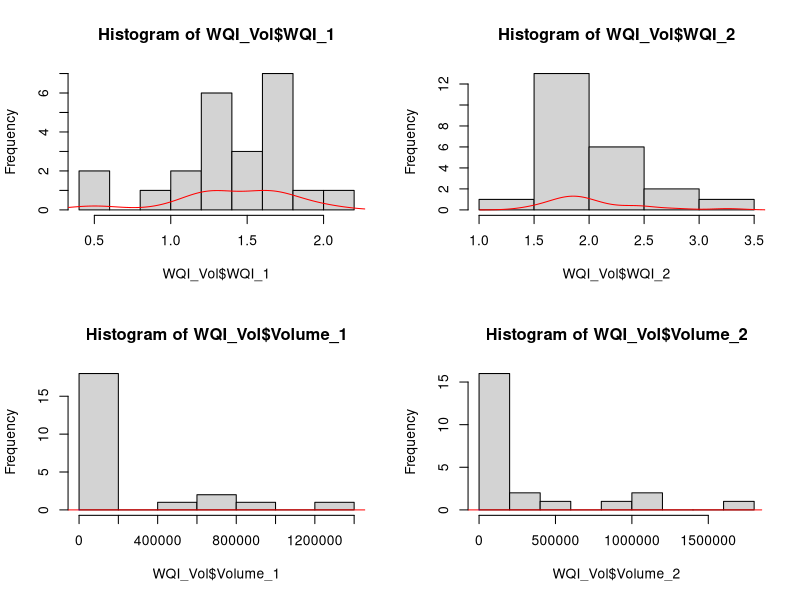
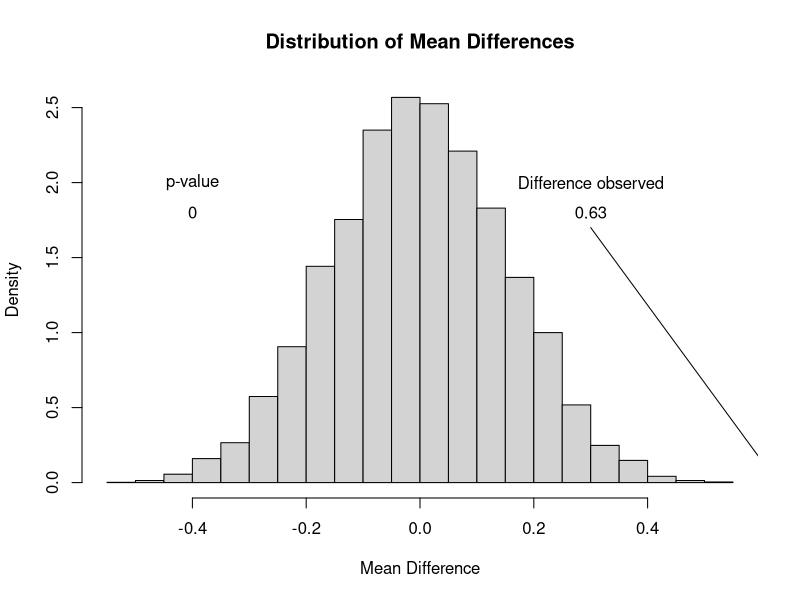
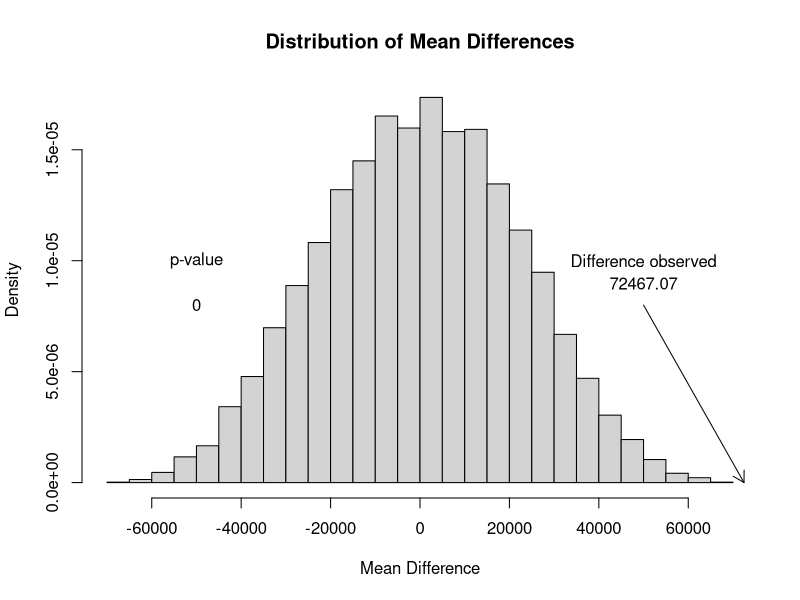

These charts were generated, in order, by the following R code:
#load in packages
library(ggplot2)
library(tidyverse)
library(coin)
library(MASS)
library(here)

#upload data
WQI_Vol <- read.csv(here("WQI_Volume_Data.csv"))
summary(WQI_Vol)

#evaluate distributions of WQI and volume
par(mfrow=c(2,2))
hist(WQI_Vol$WQI_1)
lines(density(WQI_Vol$WQI_1), col="red")
lines(seq(10, 40, by=.5), dnorm(seq(10, 40, by=.5),
                                mean(WQI_Vol$WQI_1), sd(WQI_Vol$WQI_1)), col="blue")
hist(WQI_Vol$WQI_2)
lines(density(WQI_Vol$WQI_2), col="red")
lines(seq(10, 40, by=.5), dnorm(seq(10, 40, by=.5),
                                mean(WQI_Vol$WQI_2), sd(WQI_Vol$WQI_2)), col="blue")
hist(WQI_Vol$Volume_1)
lines(density(WQI_Vol$Volume_1), col="red")
lines(seq(10, 40, by=.5), dnorm(seq(10, 40, by=.5),
                                mean(WQI_Vol$Volume_1), sd(WQI_Vol$Volume_1)), col="blue")
hist(WQI_Vol$Volume_2)
lines(density(WQI_Vol$Volume_2), col="red")
lines(seq(10, 40, by=.5), dnorm(seq(10, 40, by=.5),
                                mean(WQI_Vol$Volume_2), sd(WQI_Vol$Volume_2)), col="blue")

#not normally distributed and small sample size
#perform paired Wilcoxon ranked test of WQI scores and volume
wilcox.test(WQI_Vol$WQI_1, WQI_Vol$WQI_2, paired=TRUE)
wilcox.test(WQI_Vol$Volume_1,WQI_Vol$Volume_2,paired = TRUE)

#manual permutation
WQI_diff_obs <- mean(WQI_Vol$WQI_1) - mean(WQI_Vol$WQI_2)
WQI_difference <- WQI_Vol$WQI_1 - WQI_Vol$WQI_2  #Use that order to keep most diff. positive

nreps <- 10000
set.seed(1086)
resampMeanDiff <- numeric(nreps)
for (i in 1:nreps) {
  signs <- sample( c(1,-1),length(WQI_difference), replace = T)
  resamp <- WQI_difference * signs
  resampMeanDiff[i] <- mean(resamp)
}
WQI_diff_obs <- abs(WQI_diff_obs)
highprob <- length(resampMeanDiff[resampMeanDiff >= WQI_diff_obs])/nreps
lowprob <- length(WQI_Vol$resampMeanDiff[WQI_Vol$resampMeanDiff <= (-1)*WQI_Vol$WQI_diff_obs])/nreps
prob2tailed <- lowprob + highprob
cat("The probability from the sampling statistics is = ",prob2tailed,'\n')

par(mfrow=c(1,1))
hist(resampMeanDiff, breaks = 30, main = "Distribution of Mean Differences",
     xlab = "Mean Difference", freq = FALSE)
text(0.3,2,"Difference observed")
text(0.3,1.8,round(WQI_diff_obs,2))
arrows(0.3, 1.7, WQI_diff_obs, 0, length = .125)
text(-0.4,2,"p-value")
text(-0.4,1.8, prob2tailed)

# Compare to Student's t
tvalue <- t.test(WQI_Vol$WQI_1, WQI_Vol$WQI_2, paired = T)$statistic

cat("The t value from a standard matched-pairs t test is= ",tvalue, '\n')

#another way to do this online I found
nreps <- 99999
WQI_difference <- WQI_Vol$WQI_1- WQI_Vol$WQI_2
m0 <- mean(WQI_difference)

# perform a one-sample randomization test on WQI difference (d)
# for the null hypothesis H0: mu_d = 0   vs H1 mu_d != 0  (i.e. two tailed)
# here the test statistic is the mean
rndmdist <- replicate(nreps,mean((rbinom(length(WQI_difference),1,.5)*2-1)*WQI_difference))

# two tailed p-value:
sum( abs(rndmdist) >= abs(m0))/length(rndmdist)


#using built-in package code from coin
##oneway_test(WQI_2 ~ WQI_1 | pairs, WQI_Vol, distribution=approximate(nreps=9999))

#error: issue with data structure perhaps?
#Upload data with period grouping variable
##WQI_Vol_Grouped <- read.csv(here("WQI_Volume_Data_Grouped.csv"))
##oneway_test(WQI ~ Period | pairs, WQI_Vol_Grouped, distribution=approximate(nreps=9999))

#not sure how to resolve issue
#try a different function
library(exactRankTests)          # for perm.test()
DV <- c(WQI_Vol$WQI_1,WQI_Vol$WQI_2)
IV<- factor(rep(c("low","high"), c(length(WQI_Vol$WQI_1),length(WQI_Vol$WQI_2))))
perm.test(DV ~ IV, paired=TRUE, alternative="two.sided", exact=TRUE)$p.value


#repeat for volume
#manual permutation
Vol_diff_obs <- mean(WQI_Vol$Volume_1) - mean(WQI_Vol$Volume_2)
Vol_difference <- WQI_Vol$Volume_1 - WQI_Vol$Volume_2  #Use that order to keep most diff. positive

nreps <- 10000
set.seed(1086)
resampMeanDiff2 <- numeric(nreps)
for (i in 1:nreps) {
  signs <- sample( c(1,-1),length(Vol_difference), replace = T)
  resamp <- Vol_difference * signs
  resampMeanDiff2[i] <- mean(resamp)
}
Vol_diff_obs <- abs(Vol_diff_obs)
highprob <- length(resampMeanDiff2[resampMeanDiff2 >= Vol_diff_obs])/nreps
lowprob <- length(WQI_Vol$resampMeanDiff2[WQI_Vol$resampMeanDiff2 <= (-1)*WQI_Vol$Vol_diff_obs])/nreps
prob2tailed <- lowprob + highprob
cat("The probability from the sampling statistics is = ",prob2tailed,'\n')

hist(resampMeanDiff2, breaks = 30, main = "Distribution of Mean Differences",
     xlab = "Mean Difference", freq = FALSE)
text(50000,0.00001,"Difference observed")
text(50000,0.000009,round(Vol_diff_obs,2))
arrows(50000, 0.000008, Vol_diff_obs, 0, length = .125)
text(-50000,0.00001,"p-value")
text(-50000,0.000008, prob2tailed)

# Compare to Student's t
tvalue <- t.test(WQI_Vol$Volume_1, WQI_Vol$Volume_2, paired = T)$statistic

cat("The t value from a standard matched-pairs t test is= ",tvalue, '\n')

nreps <- 99999
Vol_difference <- WQI_Vol$Volume_1- WQI_Vol$Volume_2
m0 <- mean(Vol_difference)

# perform a one-sample randomization test on Volume difference (d)
# for the null hypothesis H0: mu_d = 0   vs H1 mu_d != 0  (i.e. two tailed)
# here the test statistic is the mean
rndmdist <- replicate(nreps,mean((rbinom(length(Vol_difference),1,.5)*2-1)*Vol_difference))

# two tailed p-value:
sum( abs(rndmdist) >= abs(m0))/length(rndmdist)

#with function
DV2 <- c(WQI_Vol$Volume_1,WQI_Vol$Volume_2)
IV2 <- factor(rep(c("low","high"), c(length(WQI_Vol$Volume_1),length(WQI_Vol$Volume_2))))
perm.test(DV2 ~ IV2, paired=TRUE, alternative="two.sided", exact=TRUE)$p.value
